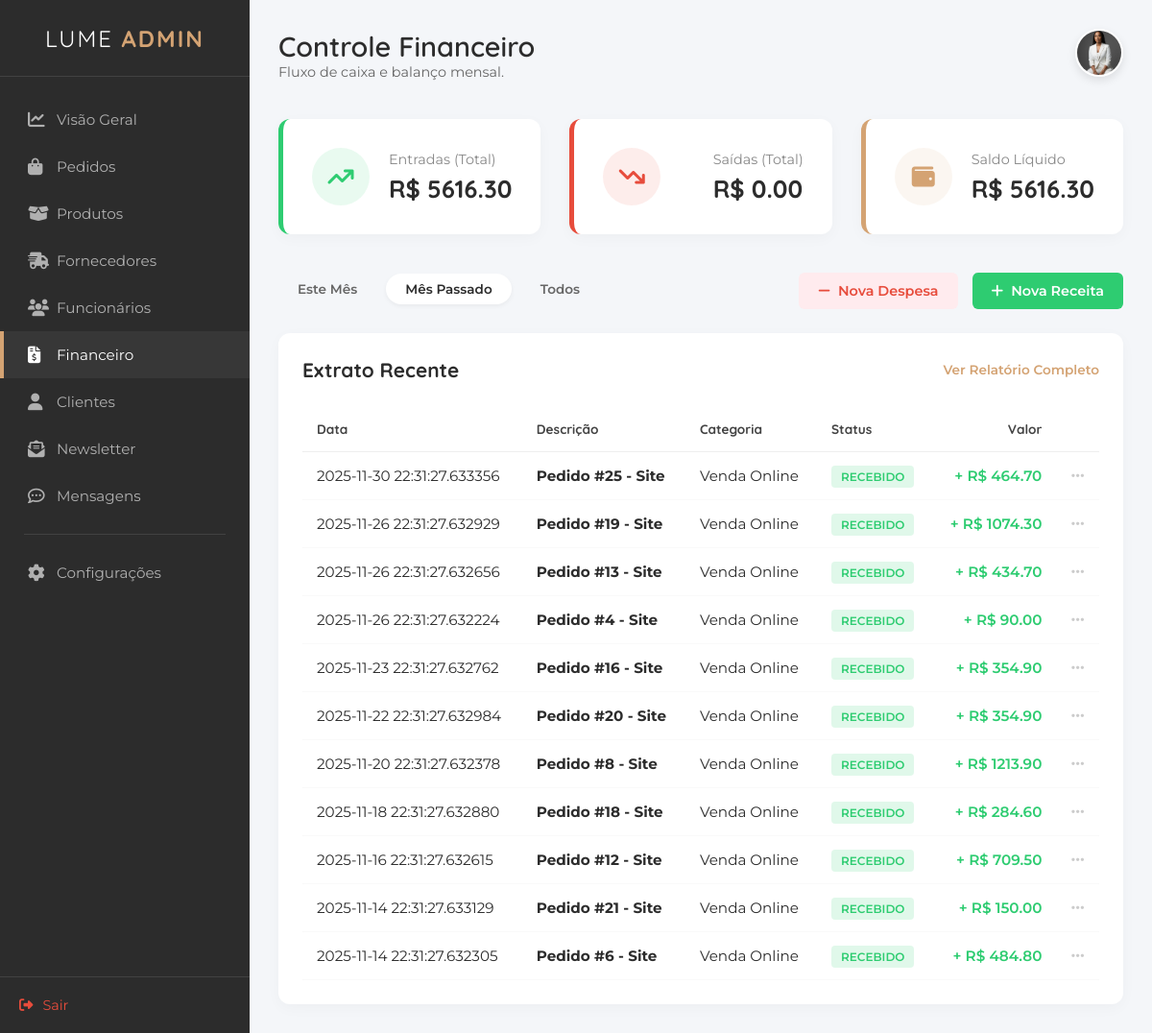
Page /financeiro?filtro=anterior on the committed database.
### tables this page shows
CREATE TABLE "tb_contasReceber" (
    "id_contaReceber" INTEGER PRIMARY KEY AUTOINCREMENT,
    "descricao" VARCHAR(100) NOT NULL,
    "valor" DECIMAL(10,2) NOT NULL,
    "data_emissao" DATE,
    "data_venc" DATE NOT NULL,
    "categoria" VARCHAR(50),
    "status" VARCHAR(20) NOT NULL,
    "id_cliente" INTEGER, 
    "id_pedido" INTEGER
    );

### appinterno.py (the view)
@app.route("/financeiro.html")
@app.route("/financeiro")
def financeiro():
    filtro = request.args.get("filtro", "atual")
    con = get_db()
    cur = con.cursor()
    where_clause = ""
    if filtro == 'atual':
        where_clause = "WHERE strftime('%Y-%m', data_venc) = strftime('%Y-%m', 'now')"
    elif filtro == 'anterior':
        where_clause = "WHERE strftime('%Y-%m', data_venc) = strftime('%Y-%m', 'now', '-1 month')"
    cur.execute(f"SELECT * FROM tb_contasReceber {where_clause}")
    receitas_db = cur.fetchall()
    cur.execute(f"SELECT * FROM tb_despesas {where_clause}")
    despesas_db = cur.fetchall()
    con.close()
    extrato = []
    total_receitas = 0
    total_despesas = 0
    for r in receitas_db:
        valor = float(r['valor'])
        total_receitas += valor
        extrato.append({'data': r['data_venc'], 'descricao': r['descricao'], 'categoria': r['categoria'], 'status': r['status'], 'valor': valor, 'tipo': 'entrada'})
    for d in despesas_db:
        valor = float(d['valor'])
        total_despesas += valor
        extrato.append({'data': d['data_venc'], 'descricao': d['descricao'], 'categoria': d['categoria'], 'status': d['status'], 'valor': valor, 'tipo': 'saida'})
    extrato.sort(key=lambda x: x['data'], reverse=True)
    saldo_liquido = total_receitas - total_despesas
    return render_template("interno/financeiro.html", extrato=extrato, total_receitas=total_receitas, total_despesas=total_despesas, saldo=saldo_liquido, filtro_atual=filtro)

### appinterno.py (called while the page is built)
def get_db():
    conn = sqlite3.connect("db_lume.db")
    conn.row_factory = sqlite3.Row
    return conn

### templates/interno/financeiro.html (shortened to what this page needs)
<!DOCTYPE html>
<html lang="pt-br">
<head>
    <link rel="stylesheet" href="https://cdnjs.cloudflare.com/ajax/libs/font-awesome/6.4.0/css/all.min.css">
    <link rel="stylesheet" href="/static/styleinterno.css">
</head>
<body>
    <div class="admin-container">
        <aside class="sidebar">
            <div class="sidebar-header">
                <h2 class="brand-text">LUME <span>ADMIN</span></h2>
            </div>
            <nav class="sidebar-nav">
                <ul>
                    <li><a href="dashboard.html"><i class="fa-solid fa-chart-line"></i> Visão Geral</a></li>
                    <li><a href="pedido.html"><i class="fa-solid fa-bag-shopping"></i>Pedidos</a></li>
                    <li><a href="produto.html"><i class="fa-solid fa-box-open"></i> Produtos</a></li>
                    <li><a href="fornecedores.html"><i class="fa-solid fa-truck-fast"></i> Fornecedores</a></li>
                    <li><a href="funcionarios.html"><i class="fa-solid fa-users"></i> Funcionários</a></li>
                    <li class="active"><a href="financeiro.html"><i class="fa-solid fa-file-invoice-dollar"></i> Financeiro</a></li>
                    <li><a href="cliente.html"><i class="fas fa-user"></i>Clientes</a></li>
                    <li><a href="newsletter.html"><i class="fa-solid fa-envelope-open-text"></i> Newsletter</a></li>
                    <li><a href="mensagens.html"><i class="fa-regular fa-comment-dots"></i> Mensagens</a></li>
                    <li class="separator"></li>
                    <li><a href="configuracoes.html"><i class="fa-solid fa-gear"></i> Configurações</a></li>
                </ul>
            </nav>
            <div class="sidebar-footer">
                <a href="login.html" class="logout-btn"><i class="fa-solid fa-right-from-bracket"></i> Sair</a>
            </div>
        </aside>
        <main class="main-content">
            <header class="top-bar">
                <div class="welcome-text">
                    <h1>Controle Financeiro</h1>
                    <p>Fluxo de caixa e balanço mensal.</p>
                </div>
                <div class="user-profile">
    <div class="profile-dropdown-trigger" onclick="toggleProfileMenu()">
        <img src="/static/imagens/fundadora1.jpeg" alt="Admin" class="avatar">
    </div>
</div>
            </header>
            <section class="finance-summary">
                <div class="card finance-card income">
    <div class="icon-box"><i class="fa-solid fa-arrow-trend-up"></i></div>
    <div class="finance-info">
        <span>Entradas (Total)</span>
        <h3>R$ {{ "%.2f"|format(total_receitas) }}</h3>
    </div>
</div>
<div class="card finance-card expense">
    <div class="icon-box"><i class="fa-solid fa-arrow-trend-down"></i></div>
    <div class="finance-info">
        <span>Saídas (Total)</span>
        <h3>R$ {{ "%.2f"|format(total_despesas) }}</h3>
    </div>
</div>
<div class="card finance-card balance">
    <div class="icon-box"><i class="fa-solid fa-wallet"></i></div>
    <div class="finance-info">
        <span>Saldo Líquido</span>
        <h3>R$ {{ "%.2f"|format(saldo) }}</h3>
    </div>
</div>
            </section>
            <section class="toolbar">
                <div class="status-filters">
    <a href="/financeiro?filtro=atual"
       class="tab-btn {{ 'active' if filtro_atual == 'atual' }}">
       Este Mês
    </a>
    <a href="/financeiro?filtro=anterior"
       class="tab-btn {{ 'active' if filtro_atual == 'anterior' }}">
       Mês Passado
    </a>
    <a href="/financeiro?filtro=todos"
       class="tab-btn {{ 'active' if filtro_atual == 'todos' }}">
       Todos
    </a>
</div>
                <div class="action-buttons">
                    <button class="btn-expense"><i class="fa-solid fa-minus"></i> Nova Despesa</button>
                    <button class="btn-income"><i class="fa-solid fa-plus"></i> Nova Receita</button>
                </div>
            </section>
            <section class="transactions-section">
                <div class="section-header">
                    <h2>Extrato Recente</h2>
                    <a href="#" class="view-all">Ver Relatório Completo</a>
                </div>
                <div class="table-responsive">
                    <table class="finance-table">
                        <thead>
                            <tr>
                                <th>Data</th>
                                <th>Descrição</th>
                                <th>Categoria</th>
                                <th>Status</th>
                                <th class="text-right">Valor</th>
                                <th></th>
                            </tr>
                        </thead>
                        <tbody>
    {% for item in extrato %}
    <tr>
        <td>{{ item['data'] }}</td>
        <td><strong>{{ item['descricao'] }}</strong></td>
        <td>{{ item['categoria'] }}</td>
        <td>
            {% if item['status'] == 'Pago' or item['status'] == 'Recebido' %}
                <span class="badge success">{{ item['status'] }}</span>
            {% else %}
                <span class="badge warning">{{ item['status'] }}</span>
            {% endif %}
        </td>
        {% if item['tipo'] == 'entrada' %}
            <td class="text-right value-income">+ R$ {{ "%.2f"|format(item['valor']) }}</td>
        {% else %}
            <td class="text-right value-expense">- R$ {{ "%.2f"|format(item['valor']) }}</td>
        {% endif %}
        <td class="action-col"><i class="fa-solid fa-ellipsis"></i></td>
    </tr>
    {% else %}
    <tr>
        <td colspan="6" style="text-align: center; padding: 20px; color: #999;">
            Nenhuma movimentação financeira registrada.
        </td>
    </tr>
    {% endfor %}
</tbody>
                    </table>
                </div>
            </section>
        </main>
    </div>
</body>
</html>

### rows in the picture
tb_contasReceber: data "2025-11-30 22:31:27.633356", descricao "Pedido #25 - Site", categoria "Venda Online", status "RECEBIDO", valor "464.70"
tb_contasReceber: data "2025-11-26 22:31:27.632929", descricao "Pedido #19 - Site", categoria "Venda Online", status "RECEBIDO", valor "1074.30"
tb_contasReceber: data "2025-11-26 22:31:27.632656", descricao "Pedido #13 - Site", categoria "Venda Online", status "RECEBIDO", valor "434.70"
tb_contasReceber: data "2025-11-26 22:31:27.632224", descricao "Pedido #4 - Site", categoria "Venda Online", status "RECEBIDO", valor "90.00"
tb_contasReceber: data "2025-11-23 22:31:27.632762", descricao "Pedido #16 - Site", categoria "Venda Online", status "RECEBIDO", valor "354.90"
tb_contasReceber: data "2025-11-22 22:31:27.632984", descricao "Pedido #20 - Site", categoria "Venda Online", status "RECEBIDO", valor "354.90"
tb_contasReceber: data "2025-11-20 22:31:27.632378", descricao "Pedido #8 - Site", categoria "Venda Online", status "RECEBIDO", valor "1213.90"
tb_contasReceber: data "2025-11-18 22:31:27.632880", descricao "Pedido #18 - Site", categoria "Venda Online", status "RECEBIDO", valor "284.60"
tb_contasReceber: data "2025-11-16 22:31:27.632615", descricao "Pedido #12 - Site", categoria "Venda Online", status "RECEBIDO", valor "709.50"
tb_contasReceber: data "2025-11-14 22:31:27.633129", descricao "Pedido #21 - Site", categoria "Venda Online", status "RECEBIDO", valor "150.00"
tb_contasReceber: data "2025-11-14 22:31:27.632305", descricao "Pedido #6 - Site", categoria "Venda Online", status "RECEBIDO", valor "484.80"

### other values in the picture
{{ "%.2f"|format(total_receitas) }} "5616.30"
{{ "%.2f"|format(total_despesas) }} "0.00"
{{ "%.2f"|format(saldo) }} "5616.30"
